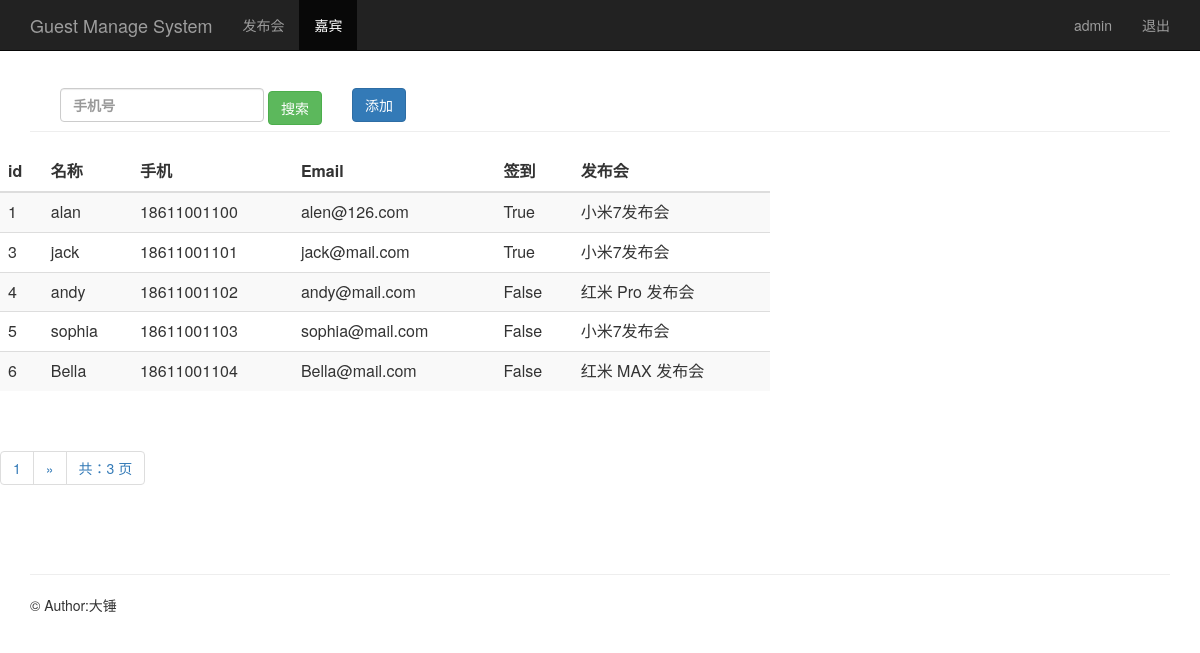
The page /guest_manage/ (signed in) on the database its author committed.
### sign/models/guest.py (models this page shows, shortened)
class Guest(models.Model):
    event = models.ForeignKey(Event, on_delete=models.CASCADE)  # 关联发布会id
    realname = models.CharField(max_length=64)  # 姓名
    phone = models.CharField(max_length=16)     # 手机号
    email = models.EmailField()                 # 邮箱
    sign = models.BooleanField()                # 签到状态
    create_time = models.DateTimeField(auto_now=True)  # 创建时间（自动获取当前时间）
    class Meta:
        unique_together = ('phone', 'event')
        ordering = ['-id']

### sign/models/event.py (models this page shows)
class Event(models.Model):
    name = models.CharField(max_length=100)            # 发布会标题
    limit = models.IntegerField()                      # 限制人数
    status = models.BooleanField()                     # 状态
    address = models.CharField(max_length=200)         # 地址
    start_time = models.DateTimeField('events time')   # 发布会时间
    create_time = models.DateTimeField(auto_now=True)  # 创建时间（自动获取当前时间）
    def __str__(self):
        return self.name

### sign/views.py (the view)
# urls.py: path('guest_manage/', views.guest_manage),
@login_required
def guest_manage(request):
    username = request.session.get('user', '')
    guests = Guest.objects.get_queryset().order_by('id')
    paginator = Paginator(guests, 5)
    page = request.GET.get('page')
    try:
        contacts = paginator.page(page)
    except PageNotAnInteger:
        contacts = paginator.page(1)
    except EmptyPage:
        contacts = paginator.page(paginator.num_pages)
    return render(request, "guest_manage.html", {"user": username, "guests": contacts})

### sign/templates/guest_manage.html (shortened to what this page needs)
{% extends "base.html" %}
{% block content %}
      <nav class="navbar navbar-inverse navbar-fixed-top">
        <div class="container">
          <div class="navbar-header">
            <a class="navbar-brand" href="/guest_manage/">Guest Manage System</a>
          </div>
          <div id="navbar" class="collapse navbar-collapse">
            <ul class="nav navbar-nav">
              <li><a href="/event_manage/">发布会</a></li>
              <li class="active"><a href="#about">嘉宾</a></li>
            </ul>
            <ul class="nav navbar-nav navbar-right">
             <li><a href="#">{{user}}</a></li>
             <li><a href="/logout/">退出</a></li>
           </ul>
          </div>
        </div>
      </nav>
      <div class="container theme-showcase" role="main">
        <div class="page-header" style="margin-top: 80px;">
          <div id="navbar" class="navbar-collapse collapse" style="float:left;">
            <form class="navbar-form" method="get" action="/search_phone/">
              <div class="form-group">
                  <label>
                      <input name="phone" type="text" placeholder="手机号" class="form-control">
                  </label>
              </div>
              <button type="submit" class="btn btn-success">搜索</button>
            </form>
          </div>
            <button type="submit" class="btn btn-primary" onclick="window.location.href='/add_guest/'" style="margin-top: 8px;">添加</button>
          </div>
        </div>
        <div class="row">
          <div class="col-md-6" style="width: 800px;">
            <table class="table table-striped">
              <thead>
                <tr>
                  <th>id</th>
                  <th>名称</th>
                  <th>手机</th>
                  <th>Email</th>
                  <th>签到</th>
                  <th>发布会</th>
                </tr>
              </thead>
              <tbody>
                {% for guest in guests %}
                  <tr>
                    <td>{{ guest.id }}</td>
                    <td>{{ guest.realname }}</td>
                    <td>{{ guest.phone }}</td>
                    <td>{{ guest.email }}</td>
                    <td>{{ guest.sign }}</td>
                    <td>{{ guest.event }}</td>
                  </tr>
               {% endfor %}
              </tbody>
            </table>
          </div>
        </div>
      <div class="pagination">
        <span class="step-links">
          <ul class="pagination">
             <li><a href="#">{{ guests.number }}</a></li>
            {% if guests.has_next %}
              {% if phone %}
                <li><a href="?phone={{ phone }}&page={{ guests.next_page_number }}">&raquo;</a></li>
              {% else %}
               <li><a href="?page={{ guests.next_page_number }}">&raquo;</a></li>
              {% endif %}
            {% endif %}
            <li><a href="#">共：{{ guests.paginator.num_pages }} 页</a></li>
          </ul>
        </span>
      </div>
{% endblock %}

### rows shown on the page
Guest: id "1", realname "alan", phone "18611001100", email "alen@126.com", sign "True", event "小米7发布会"
Guest: id "3", realname "jack", phone "18611001101", email "jack@mail.com", sign "True", event "小米7发布会"
Guest: id "4", realname "andy", phone "18611001102", email "andy@mail.com", sign "False", event "红米 Pro 发布会"
Guest: id "5", realname "sophia", phone "18611001103", email "sophia@mail.com", sign "False", event "小米7发布会"
Guest: id "6", realname "Bella", phone "18611001104", email "Bella@mail.com", sign "False", event "红米 MAX 发布会"

### other values the page prints
{{ user }} "admin"
{{ guests.number }} "1"
{{ guests.paginator.num_pages }} "3"
